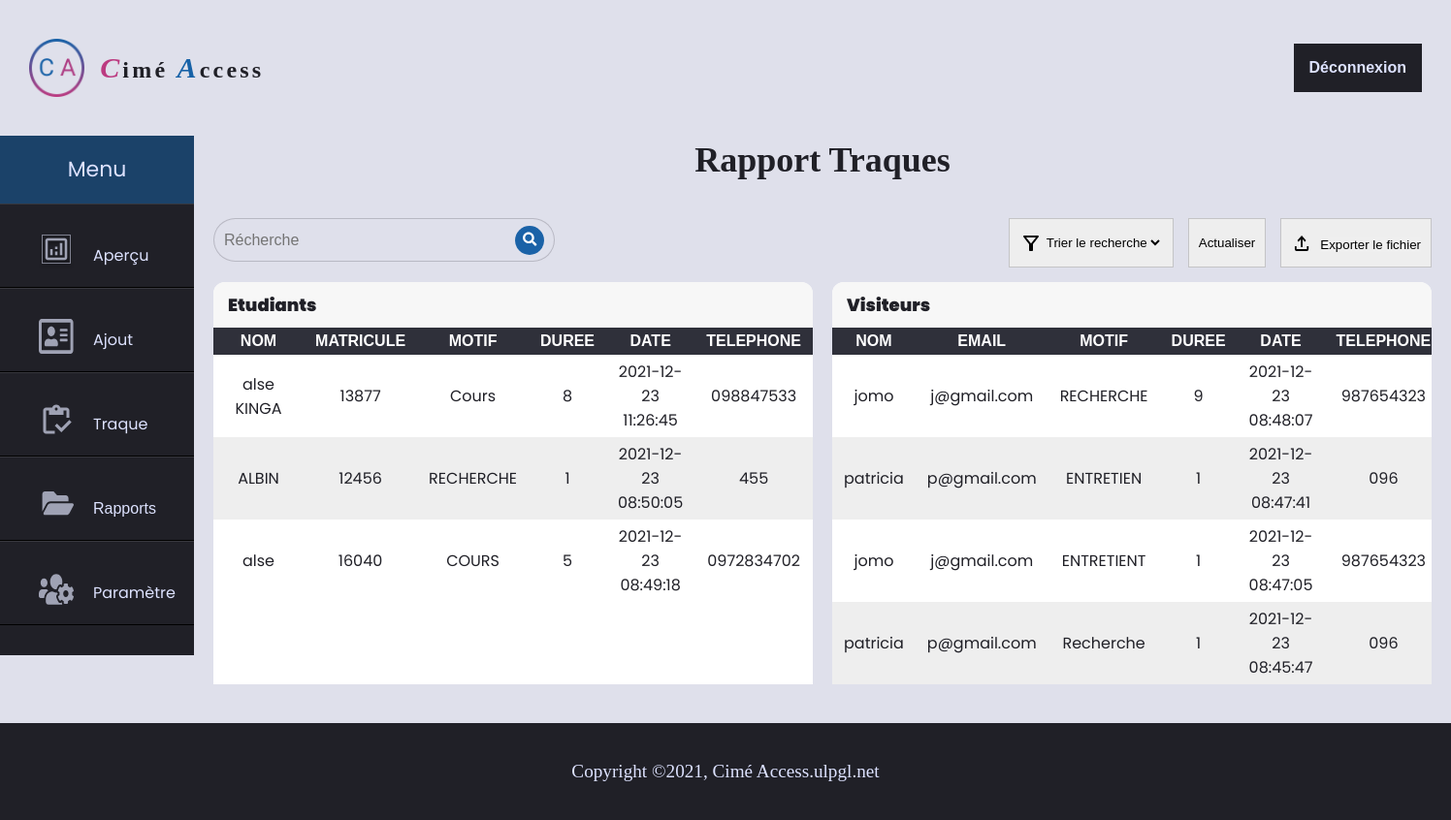
Page /raportTraque.php on the committed database.
### tables this page shows
CREATE TABLE `register_student` (
  `studentId` int(11) NOT NULL,
  `studentName` varchar(128) NOT NULL,
  `studentEmail` varchar(128) NOT NULL,
  `telephone` varchar(128) NOT NULL,
  `matricule` varchar(128) NOT NULL,
  `faculty` varchar(128) NOT NULL,
  `promotion` varchar(128) NOT NULL
);

CREATE TABLE `traque_student` (
  `Id` int(11) NOT NULL,
  `matricule` varchar(128) NOT NULL,
  `motif` varchar(128) NOT NULL,
  `duration` int(128) NOT NULL,
  `dateandTime` datetime NOT NULL DEFAULT CURRENT_TIMESTAMP
);

CREATE TABLE `register_guest` (
  `guestId` int(11) NOT NULL,
  `guestName` varchar(128) NOT NULL,
  `guestEmail` varchar(128) NOT NULL,
  `telephone` varchar(128) NOT NULL,
  `Adresse` varchar(128) NOT NULL
);

CREATE TABLE `traque_guest` (
  `Id` int(11) NOT NULL,
  `telephone` varchar(11) NOT NULL,
  `motif` varchar(128) NOT NULL,
  `duration` int(128) NOT NULL,
  `dateandTime` datetime NOT NULL DEFAULT CURRENT_TIMESTAMP
);

### raportTraque.php (the view, shortened to what this page needs)
<!DOCTYPE html>
<?php
    include_once 'backend/db.php';
    $token = null;
    $query= "";
    ?>
<html lang="en">
<head>
    <link rel="stylesheet" href="css/styles.css">
    <link rel="stylesheet" href="css/report.css">
    <link rel="stylesheet" href="css/menu.css">
</head>
<body class="main-contents">
    <header class="main-header">
        <a href="/" class="logo">
            <img src="img/logo.png">
            <div class="logo-text"><i class="a">C</i>imé <i class="b">A</i>ccess</div>
        </a>
        <nav class="main-nav">
            <button class="deconect menu"><a href="index.php">Déconnexion</a></button>
        </nav>
    </header>
    <main class="main">
        <?php
            include_once 'layout/menu.php';
        ?>
        <section class="center_box">
            <h1 class="title">Rapport Traques</h1>
            <div class="contentContainer">
                <div class="content_header">
                    <form method = 'GET'>
                        <div class="search_bar">
                            <input type="text" class="search_txt" name="search" placeholder="Récherche">
                            <button type="submit" class="search_box"><i><img src="img/icon/search.svg" class="search" alt="icon"></i></button>
                        </div>
                        <div class="headerBotton">
                            <div class="btn1">
                                <img src="img/icon/filter.svg" alt="icon">
                                <select name='table'>
                                    <option value="#">Trier le recherche</option>
                                </select>
                        </div>
                    </form>
                    <div class="right_header_btn">
                        <button name="actualise" class="btn1" type="report.php">Actualiser</button>
                        <div class="btn1">
                            <img src="img/icon/export.svg" class="icon" alt="icon">
                            <a href="backend/exporter.php">
                            <button name="export" type="button" >Exporter le fichier</button></a>
                        </div>
                    </div>
                </div>
                <div class="main_content">
                    <div class="table">
                        <h3 class="table_title">Etudiants</h3>
                        <table class="table_data">
                        <tr>
                            <th>Nom</th>
                        <th>Matricule</th>
                        <th>Motif</th>
                        <th>Duree</th>
                        <th>Date</th>
                        <th>Telephone</th>
                            </tr>
                            <?php
                        if($token != 1){
                            $query2 = "SELECT * FROM register_student INNER JOIN traque_student ON register_student.matricule=traque_student.matricule ORDER BY traque_student.dateandTime DESC";
                            $query_run2= mysqli_query( $conn,$query2);
                        }elseif($token == 1) {
                        $query_run2= mysqli_query( $conn, $query);
                        }
                    if(mysqli_num_rows($query_run2)>0){
                        foreach($query_run2 as $items1){
                    ?>
                            <tr>
                        <td> <?php echo $items1 ['studentName']  ;?> </td>
                        <td> <?php echo $items1 ['matricule']  ;?> </td>
                        <td> <?php echo $items1 ['motif'] ; ?> </td>
                        <td> <?php echo $items1 ['duration'] ;?> </td>
                        <td> <?php echo $items1 ['dateandTime']  ;?> </td>
                        <td> <?php echo $items1 ['telephone']  ;?> </td>
                    </tr>
                    <?php
                        }
                    }
                    ?>
                        </table>
                    </div>
                    <div class="table">
                        <h3 class="table_title">Visiteurs</h3>
                        <table class="table_data">
                            <tr>
                                        <th>Nom</th>
                                        <th>Email</th>
                                        <th>Motif</th>
                                        <th>Duree</th>
                                        <th>Date</th>
                                        <th>Telephone</th>
                            </tr>
                            <?php
                                                if($token != 2){
                                                    $query1 = "SELECT * FROM register_guest INNER JOIN traque_guest ON register_guest.telephone=traque_guest.telephone ORDER BY traque_guest.dateandTime DESC";
                                                    $query_run1= mysqli_query( $conn, $query1);
                                                }elseif($token == 2) {
                                                $query_run1= mysqli_query( $conn, $query);
                                                }
                                                if(mysqli_num_rows($query_run1)>0){
                                                foreach($query_run1 as $items1){
                                ?>
                                             <tr>
                                                <td> <?php echo $items1 ['guestName']  ;?> </td>
                                                <td> <?php echo $items1 ['guestEmail']  ;?> </td>
                                                <td> <?php echo $items1 ['motif'] ; ?> </td>
                                                <td> <?php echo  $items1['duration']  ;?> </td>
                                                <td> <?php echo  $items1['dateandTime']  ;?> </td>
                                                <td> <?php echo  $items1['telephone']  ;?> </td>
                                         </tr>
                            <?php
                                    }
                                         }
                            ?>
                        </table>
                    </div>
                </div>
            </div>
        </section>
    </main>
    <?php
        include_once 'layout/footer.php';
    ?>
</body>
</html>

### css/styles.css (style rules this page uses)
*, *::before, *::after { box-sizing: border-box; text-decoration: none; outline: none; border:none; transition: all .2s linear; }
html { overflow-x: hidden; }
body { padding: 0; margin: 0; background-color: #dfe0ebb0; font-family: Poppins, sans-serif; font-size: 1.2rem; color: #202027; min-height: 100vh; }
button a { text-decoration: none; color: #DDE2FF; }
.logo { display: flex; align-items: center; font-size: 1.25em; color: inherit; text-decoration: none; }
.logo img { height: 60px; height: 60px; }
.logo-text { font-family: poppin; margin-left: 1rem; letter-spacing: 0.2rem; font-weight: 900; }
.logo-text .a { font-size: 30px; color: #1762A7; color: #BC3A80; text-transform: uppercase; }
.logo-text .b { font-size: 30px; color: #1762A7; text-transform: uppercase; }
.main-nav button { display: flex; margin: 0; padding: 0; list-style: none; color: inherit; padding: 1rem; background-color: #202027; color: #DDE2FF; border: none; outline: none; cursor: pointer; font-weight: bold; font-size: 16px; }
.main-nav button a { text-decoration: none; }
.main-header { display: flex; justify-content: space-between; align-items: center; height: 140px; }
.title { font-weight: 500; font-family: poppin; font-size: 4rem; margin-top: 0; margin-bottom: 2rem; }

### css/report.css (style rules this page uses)
* { margin: 0; padding: 0; list-style: none; text-decoration: none; }
:root { --menu_color: #DDE2FF; --icon_color: #DFE0EB; --main_title_color:#9FA2B4; --box-shadow:0 .5rem 1rem rgba(0,0,0,.2); --border-radus:5px; --background: #dfe0ebb0; }
.main-header { margin-left: 30px; margin-right: 30px; }
.main-header .main-nav button { color: var(--menu_color); }
.main-contents { background-color: var(--icon_color); color: #202027; display: flex; flex-direction: column; }
.main-header { display: flex; justify-content: space-between; align-items: center; height: 140px; }
.main-contents .main { flex: 1; display: flex; }
.center_box { flex: 1; display: flex; flex-direction: column; gap: 15px; }
.center_box .title { margin: 0; padding: 15px; font-size: 36px; font-weight: bold; font-family: poppin; height: 50px; display: flex; justify-content: center; align-items: center; }
.contentContainer { flex: 1; display: flex; flex-direction: column; margin: 20px; gap: 20px; }
.content_header form { display: flex; justify-content: space-between; margin-bottom: 15px; }
.right_header_btn { display: flex; }
.headerBotton { display: flex; }
.headerBotton .btn1 { margin-left: 15px; display: flex; justify-content: center; align-items: center; background-color: #eee; padding: 10px; border: 1px solid #20202734; cursor: pointer; }
.headerBotton .btn1 select { cursor: pointer; background-color: #eee; }
.headerBotton .btn1 .icon { margin-right: 8px; }
.search_bar { background: var(--background); height: 45px; border-radius: 40px; border: 1px solid #20202734; padding: 10px; display: flex; align-items: center; margin: 0; }
.search_box { color: #fff; float: right; width: 30px; height: 30px; border-radius: 50%; background: #1A62A7; display: flex; justify-content: center; align-items: center; }
.search_box .search { height: 15px; width: 15px; }
.search_txt { border: none; background: none; outline: none; float: left; padding: 0; color: #000; font-size: 16px; transition: 0.4s; line-height: 40px; width: 300px; }
.main_content { display: flex; gap: 20px; }
.table { width: 100%; background-color: #fff; overflow: hidden; border-radius: 12px 12px 0 0; }
.table .table_title { padding: 10px; margin:0px; font-weight: 900; font-size: 18px; padding-left: 15px; background-color: #f7f7f7; }
.table table { border-collapse: collapse; border-spacing: 0; text-align: center; }
.table table th { background-color: #2f303a; text-transform: uppercase; color: white; font-size: 16px; padding: 8px; font-family: poppin, sans-serif; }
.table table th, td { padding: 5px 12px; width: 100%; }
.table table td { font-size: 16px; }
.table table tr:nth-child(odd) { background-color: #eee; }

### rows in the picture
register_student: studentName "alse KINGA", traque_student.matricule "13877", traque_student.motif "Cours", traque_student.duration "8", traque_student.dateandTime "2021-12-23 11:26:45", telephone "098847533"
register_student: studentName "ALBIN", traque_student.matricule "12456", traque_student.motif "RECHERCHE", traque_student.duration "1", traque_student.dateandTime "2021-12-23 08:50:05", telephone "455"
register_student: studentName "alse", traque_student.matricule "16040", traque_student.motif "COURS", traque_student.duration "5", traque_student.dateandTime "2021-12-23 08:49:18", telephone "0972834702"
register_guest: guestName "jomo", guestEmail "j@gmail.com", traque_guest.motif "RECHERCHE", traque_guest.duration "9", traque_guest.dateandTime "2021-12-23 08:48:07", traque_guest.telephone "987654323", traque_guest.motif "ENTRETIENT", traque_guest.duration "1", traque_guest.dateandTime "2021-12-23 08:47:05"
register_guest: guestName "patricia", guestEmail "p@gmail.com", traque_guest.motif "ENTRETIEN", traque_guest.duration "1", traque_guest.dateandTime "2021-12-23 08:47:41", traque_guest.telephone "096", traque_guest.motif "Recherche", traque_guest.dateandTime "2021-12-23 08:45:47"
